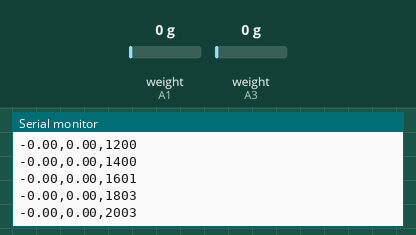
Simulated run of this sketch. Board: Arduino Uno, built with avr-gcc and run on an emulated ATmega328P. Shown: the last lines printed to the serial monitor. Inputs (shaded band) come from the test bench; at power-on: weight on the scale (sensors on A1, A3) 0 g.

Above: at 2.4 s.
2.5 s: weight on the scale (sensor on A1) set to 100 g
At 2.56 s:
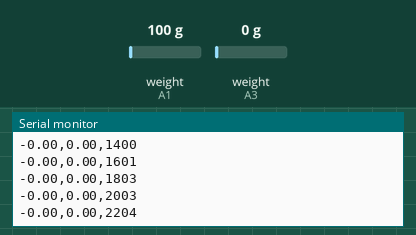
4.0 s: weight on the scale (sensor on A3) set to 100 g
At 4.17 s:
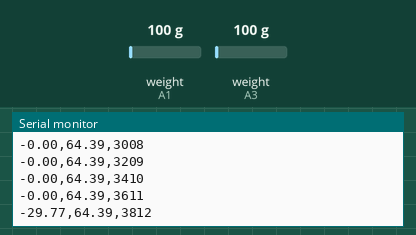
5.5 s: weight on the scale (sensor on A1) set to 1250 g
At 5.58 s:
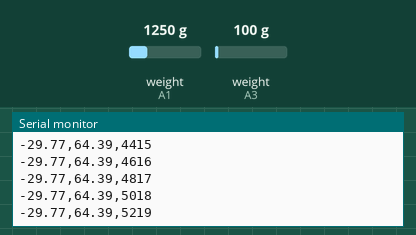
7.0 s: weight on the scale (sensor on A3) set to 1250 g
At 7.19 s:
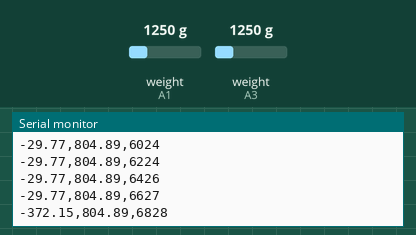
Timing chart, 0 to 9.5 s (numbered marks = the images above; inputs shaded):
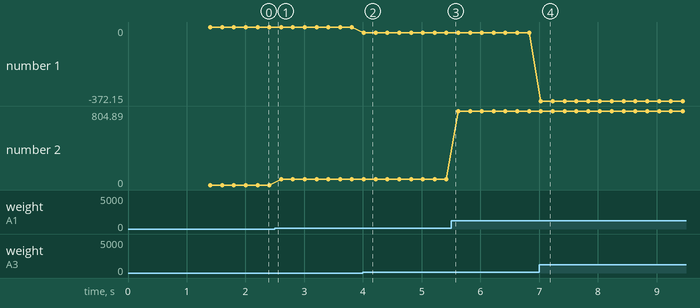

The sketch:

mesure_drag_lift-80HZ.ino
```cpp
#include <HX711.h>

const  int  DOUTD = A1 ;
const  int  CLKD = A0 ;
const  int  DOUTP = A3 ;
const  int  CLKP = A2 ;

HX711  balanced ;
HX711  balancep ;

void  setup ( )  {
  Serial . begin ( 57600 )  ;
  balanced . begin ( DOUTD ,  CLKD ) ;
  Serial . println ( balanced . read ( ) ) ;
  balanced . set_scale (1) ;  //The default scale is 1-156433.477
  //balanced . tare ( 1 ) ;   //The current weight is considered Tare.7

  Serial . begin ( 57600 ) ;
  balancep . begin ( DOUTP ,  CLKP ) ;
  Serial . println ( balancep . read ( ) ) ;
  balancep . set_scale (1) ;  //The default scale is 1-63122.455
  //balancep . tare ( 1 ) ;   //The current weight is considered Tare.

  delay(1000);
  //Serial . println ( "Ready to weigh" ) ;
}
void  loop ( )  {
  Serial . println ( String(balancep . get_units (1 )/(-1410.74),2) +","+String(balanced . get_units ( 1 )/652.26,2)+"," + String(millis())) ;//Prints "Lift,Drag,time"
}
```

Measured:
- after the input at 4.0 s, the serial monitor: prints a new line at once (image 2)
- after the input at 7.0 s, the serial monitor: prints a new line at once (image 4)
- plotted number 1: 0 → -29.77 after the input at 4.0 s, -29.77 → -372.15 after the input at 7.0 s
- plotted number 2: 0 → 64.39 after the input at 2.5 s, 64.39 → 804.89 after the input at 5.5 s
